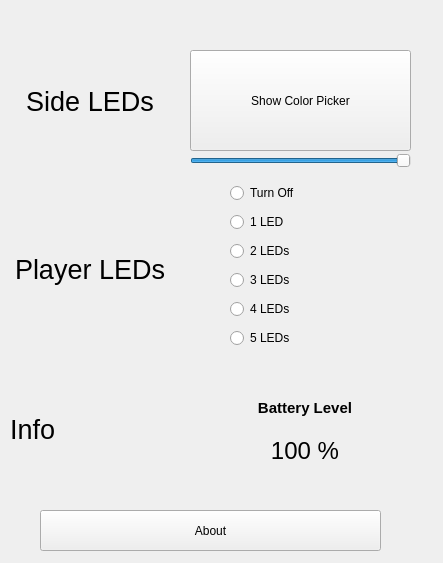
<?xml version="1.0" encoding="UTF-8"?>
<ui version="4.0">
 <class>MainWindow</class>
 <widget class="QMainWindow" name="MainWindow">
  <property name="geometry">
   <rect>
    <x>0</x>
    <y>0</y>
    <width>443</width>
    <height>563</height>
   </rect>
  </property>
  <property name="windowTitle">
   <string>MainWindow</string>
  </property>
  <widget class="QWidget" name="centralwidget">
   <widget class="QWidget" name="gridLayoutWidget" native="true">
    <property name="geometry">
     <rect>
      <x>0</x>
      <y>0</y>
      <width>441</width>
      <height>561</height>
     </rect>
    </property>
    <widget class="QPushButton" name="button">
     <property name="geometry">
      <rect>
       <x>190</x>
       <y>50</y>
       <width>221</width>
       <height>101</height>
      </rect>
     </property>
     <property name="toolTip">
      <string/>
     </property>
     <property name="whatsThis">
      <string>Button</string>
     </property>
     <property name="text">
      <string>Show Color Picker</string>
     </property>
     <property name="checkable">
      <bool>true</bool>
     </property>
    </widget>
    <widget class="QWidget" name="verticalLayoutWidget">
     <property name="geometry">
      <rect>
       <x>230</x>
       <y>180</y>
       <width>121</width>
       <height>171</height>
      </rect>
     </property>
     <layout class="QVBoxLayout" name="verticalLayout_2">
      <item>
       <widget class="QRadioButton" name="B0">
        <property name="text">
         <string>Turn Off</string>
        </property>
       </widget>
      </item>
      <item>
       <widget class="QRadioButton" name="B1">
        <property name="text">
         <string>1 LED</string>
        </property>
       </widget>
      </item>
      <item>
       <widget class="QRadioButton" name="B2">
        <property name="text">
         <string>2 LEDs</string>
        </property>
       </widget>
      </item>
      <item>
       <widget class="QRadioButton" name="B3">
        <property name="text">
         <string>3 LEDs</string>
        </property>
       </widget>
      </item>
      <item>
       <widget class="QRadioButton" name="B4">
        <property name="text">
         <string>4 LEDs</string>
        </property>
       </widget>
      </item>
      <item>
       <widget class="QRadioButton" name="B5">
        <property name="text">
         <string>5 LEDs</string>
        </property>
       </widget>
      </item>
     </layout>
    </widget>
    <widget class="QWidget" name="verticalLayoutWidget_2">
     <property name="geometry">
      <rect>
       <x>10</x>
       <y>20</y>
       <width>160</width>
       <height>331</height>
      </rect>
     </property>
     <layout class="QVBoxLayout" name="verticalLayout_3">
      <item>
       <widget class="QLabel" name="SideLEDLabel">
        <property name="text">
         <string>&lt;html&gt;&lt;head/&gt;&lt;body&gt;&lt;p align=&quot;center&quot;&gt;&lt;span style=&quot; font-size:20pt;&quot;&gt;Side LEDs&lt;/span&gt;&lt;/p&gt;&lt;/body&gt;&lt;/html&gt;</string>
        </property>
       </widget>
      </item>
      <item>
       <widget class="QLabel" name="PlayerLEDLabel">
        <property name="text">
         <string>&lt;html&gt;&lt;head/&gt;&lt;body&gt;&lt;p align=&quot;center&quot;&gt;&lt;span style=&quot; font-size:20pt;&quot;&gt;Player LEDs&lt;/span&gt;&lt;/p&gt;&lt;/body&gt;&lt;/html&gt;</string>
        </property>
       </widget>
      </item>
     </layout>
    </widget>
    <widget class="QSlider" name="brightness">
     <property name="geometry">
      <rect>
       <x>190</x>
       <y>150</y>
       <width>221</width>
       <height>21</height>
      </rect>
     </property>
     <property name="maximum">
      <number>255</number>
     </property>
     <property name="value">
      <number>255</number>
     </property>
     <property name="orientation">
      <enum>Qt::Horizontal</enum>
     </property>
    </widget>
    <widget class="QWidget" name="horizontalLayoutWidget_2">
     <property name="geometry">
      <rect>
       <x>10</x>
       <y>390</y>
       <width>391</width>
       <height>80</height>
      </rect>
     </property>
     <layout class="QHBoxLayout" name="hor1">
      <item>
       <widget class="QLabel" name="InfoLabel">
        <property name="text">
         <string>&lt;html&gt;&lt;head/&gt;&lt;body&gt;&lt;p&gt;&lt;span style=&quot; font-size:20pt;&quot;&gt;  Info&lt;/span&gt;&lt;/p&gt;&lt;/body&gt;&lt;/html&gt;</string>
        </property>
       </widget>
      </item>
      <item>
       <layout class="QHBoxLayout" name="hor2">
        <item>
         <layout class="QVBoxLayout" name="ver1">
          <item>
           <widget class="QLabel" name="BatteryLevelLabel">
            <property name="text">
             <string>&lt;html&gt;&lt;head/&gt;&lt;body&gt;&lt;p align=&quot;center&quot;&gt;&lt;span style=&quot; font-size:11pt; font-weight:600;&quot;&gt;Battery Level&lt;/span&gt;&lt;/p&gt;&lt;/body&gt;&lt;/html&gt;</string>
            </property>
           </widget>
          </item>
          <item>
           <widget class="QLabel" name="battery">
            <property name="text">
             <string>&lt;html&gt;&lt;head/&gt;&lt;body&gt;&lt;p align=&quot;center&quot;&gt;&lt;span style=&quot; font-size:18pt;&quot;&gt;100 %&lt;/span&gt;&lt;/p&gt;&lt;/body&gt;&lt;/html&gt;</string>
            </property>
           </widget>
          </item>
         </layout>
        </item>
       </layout>
      </item>
     </layout>
    </widget>
    <widget class="QPushButton" name="pushButton">
     <property name="geometry">
      <rect>
       <x>40</x>
       <y>510</y>
       <width>341</width>
       <height>41</height>
      </rect>
     </property>
     <property name="text">
      <string>About</string>
     </property>
    </widget>
   </widget>
  </widget>
 </widget>
 <resources/>
 <connections/>
</ui>
